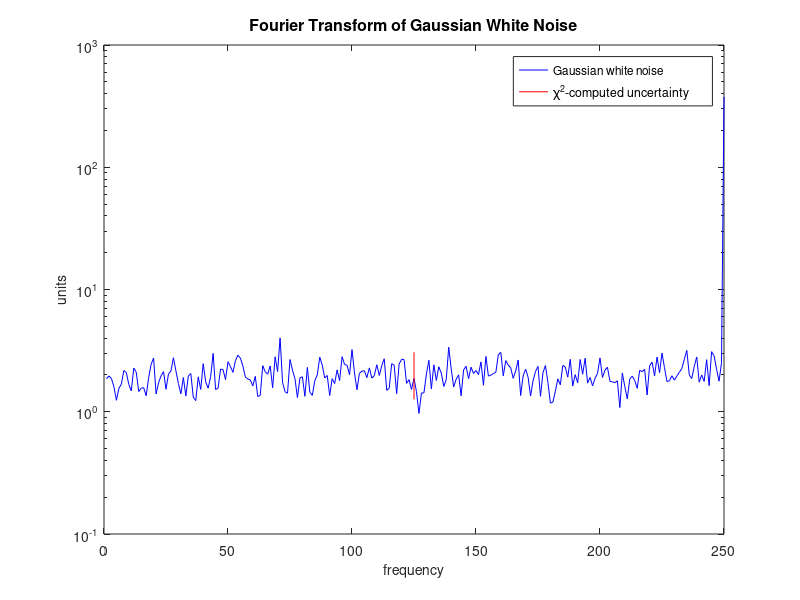
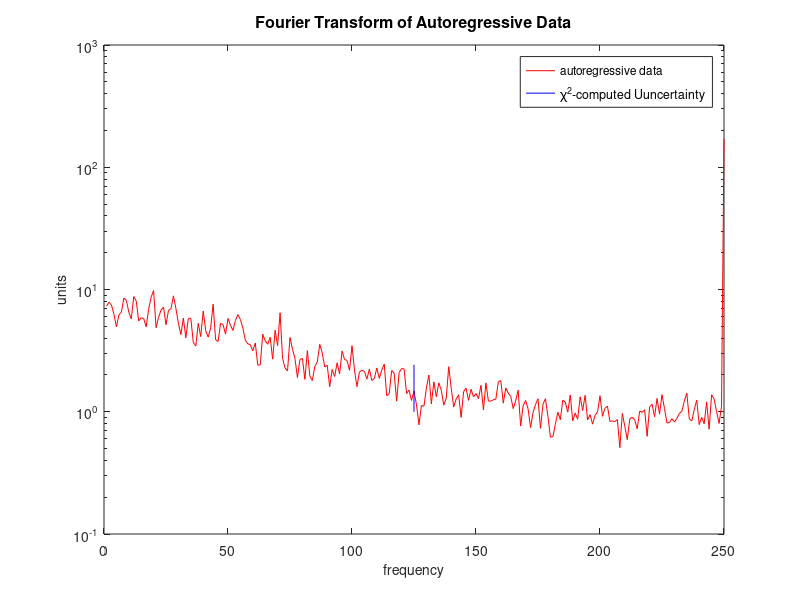

Write the MATLAB code that produced these figures, in order. (Note: this script raises an error after producing the figures.)
% file SIOC 221A HW 5
% 
% author Julia Dohner
%
% due date November 2, 2017

clear all; close all;

%% Compute two spectra - attempt via Lecture 7 Notes

% compute two spectra for white noise and autoregressive datasets by
% breaking the data up into segments

N = 10000; % length of each chunk of data
M = 20; % number of segments splitting data into
p = N/M; % datapoints per segment

% generating 10,000 element dataset with Gaussian white noise
a=randn(N,1);
b(1) = a(1);

% generating a second dataset using autoregressive process
for i=2:length(a)
    b(i)=.5*b(i-1)+a(i);
end

a_reshape = reshape(a,N/M,M);
b_reshape = reshape(b,N/M,M);
a_f = fft(a_reshape);
b_f = fft(b_reshape);

a_amp = abs(a_f(1:p/2+1,:)).^2; % aplitude of a = abs(f_t(from 1 to 500/2+1, all columns)^2
a_amp(2:p/2,:) = 2*a_amp(2:p/2,:)/p; % normalizing values in amp_a (except for 0)
a_amp = a_amp(2:251,:); % dumping the mean
b_amp=abs(b_f(1:p/2+1,:)).^2; 
b_amp(2:p/2,:)=2*b_amp(2:p/2,:)/p;
b_amp = b_amp(2:251,:); % dumping the mean

frequency=(0:p/2)/p; % for N even
a_amp_mean = mean(a_amp,2);
b_amp_mean = mean(b_amp,2);

% figure
% semilogy(frequency,a_amp_mean, '-r', frequency, b_amp_mean, '-b')
% xlabel('\fontsize{14}frequency')
% ylabel('\fontsize{14}units')
% title('\fontsize{16}Fourier Transform of Gaussian White Noise and Autoregressive Datasets')
% legend('\fontsize{12}Gaussian white noise','Autoregressive data');


%% add error bars to your spectra

nu = 2*floor(N/p);
err_high = nu/chi2inv(0.05/2,nu);
err_low = nu/chi2inv(1-0.05/2,nu);
ratio_chi2 = err_high/err_low;

figure
semilogy(1:p/2, a_amp_mean, '-b', [p/4 p/4],[err_low err_high]*a_amp_mean(p/4), '-r')
xlabel('\fontsize{14}frequency')
ylabel('\fontsize{14}units')
title('\fontsize{16}Fourier Transform of Gaussian White Noise')
legend('\fontsize{12}Gaussian white noise','\chi^{2}-computed uncertainty');

figure
semilogy(1:p/2, b_amp_mean, '-r', [p/4 p/4],[err_low err_high]*b_amp_mean(p/4), '-b')
xlabel('\fontsize{14}frequency')
ylabel('\fontsize{14}units')
title('\fontsize{16}Fourier Transform of Autoregressive Data')
legend('\fontsize{12}autoregressive data','\chi^{2}-computed Uuncertainty');

%% monte carlo simulation - Gaussian

% bigMatrix is a matrix (500x4,000) containing 200 500x20 matrices
bigMatrix_0 = randn(2000000,1);
bigMatrix = reshape(bigMatrix_0,500,4000);
%bigMatrix = randn(500,4000);
bigMatrix = fft(bigMatrix); % compute fft of each matrix

bigMatrix_amp=(abs(bigMatrix(1:p/2+1,:)).^2)/p; %needed to move the /p to this line from line below
bigMatrix_amp(2:p/2,:)=2*bigMatrix_amp(2:p/2,:);
bigMatrix_amp = bigMatrix_amp(2:251,:); % dumping the mean


for i=1:20:4000 
    bigMatrix_mean_amp(:,floor(i/20)+1) = mean(bigMatrix_amp(:,i:i+19),2);
end

%turn mean amplitude result into a column vector
bigMatrix_pdf = bigMatrix_mean_amp(:);
bigMatrix_pdf = sort(bigMatrix_pdf,'descend'); 
err_low_data = prctile(bigMatrix_pdf,0.025);
err_high_data = prctile(bigMatrix_pdf,0.975);
ratio_monteCarlo_Gaussian = err_high_data/err_low_data;

bigMatrix_pdf_hist = histogram(bigMatrix_pdf); %histogram just a way of visualizing, just need info from raw values (have it once sorted)

%% monte carlo simulation - autoregressive

% I could probably do this using a cell array and then callign the contents
% into a big matrix afterwards

N = 10000;

% generating 10,000 element dataset with Gaussian white noise
bigMatrix_a = randn(N*200,1);
bigMatrix_b(1) = bigMatrix_a(1);

% % generating a second dataset using autoregressive process
% for i=2:length(a)
%     b(i)=.5*b(i-1)+a(i);
% end

% generating a second dataset using autoregressive process
% for i=2:10000:length(bigMatrix_a)+2
%     for j = i:i+10000-2
%         bigMatrix_b(j) = 0.5*bigMatrix_b(j-1)+bigMatrix_a(j); %exceeds matrix dims on this line
%     end % j gets to be 10002, but bigMatrix_b is only 10000 long
% end

%%% cell array version:

% bigCellArray is a cell array{} containing 200 500x20 matrices
% to access each of the 200 matrices in bigCellArray, can just use indexing
% for i=1:201
%     % the curly braces are referring to each of the matrices within
%     % bigMatrix
%   bigCellArray{i} = rand(10000);
%   bigCellArray{i}(i) = bigMatrix(1,1);
%   for i = 2:length(bigCellArray{i})+2
%       bigCellArray{i}(i) = 0.5*bigCellArray{i}(i-1)+bigMatrix_0(i);
%   end
%   bigCellArray{i} = fft(bigCellArray{i}); % compute fft of each matrix
%   bigCellArray{i}(1:p/2+1,:) = bigCellArray{i}(1:p/2+1,:).^2; % aplitude of a = abs(f_t(from 1 to 500/2+1, all columns)^2
%   bigCellArray{i}(2:p/2,:) = 2*bigCellArray{i}(2:p/2,:)/p; % normalizing values in amp_a (except for 0)
% 
% end


%% repeat above steps for Gaussian white noise, but using a Hanning window

% Hanning window treatment of bigMatrix in Question #4
bigMatrix_4 = randn(500,4000);
dataHan = fft(detrend(bigMatrix_4).*(hann(500)*ones(1,4000)));

dataHan_amp=(abs(dataHan(1:p/2+1,:)).^2)/p;
dataHan_amp(2:p/2,:)=2*dataHan_amp(2:p/2,:);
dataHan_amp = dataHan_amp(2:251,:); % dumping the mean

for i=1:20:4000 %4000-19
    dataHan_mean_amp(:,floor(i/20)+1) = mean(dataHan_amp(:,i:i+19),2);
end

%turn mean amplitude result into a column vector
dataHan_pdf = dataHan_mean_amp(:);
dataHan_pdf = sort(dataHan_pdf,'descend'); 
err_low_data = prctile(dataHan_pdf,0.025);
err_high_data = prctile(dataHan_pdf,0.975);
ratio_Hann = err_high_data/err_low_data;

dataHan_pdf_hist = histogram(dataHan_pdf);
xlabel('\fontsize{14}units')
ylabel('\fontsize{14}probability')
title('\fontsize{16}PDF of Gaussian white noise data with Hanning window applied')
